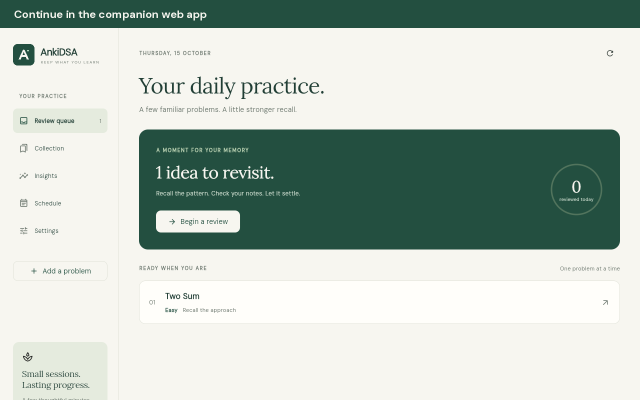
#> input picture store/chrome/assets/screenshot-2-queue-1280x800.png, 1280 x 800 px, given in place of ankidsa-icon.png, which was not available (shown at 1/2 size)
$ python prepare-chrome-store.py
#> lines starting #> are read from the running program, lines starting #| are printed output that depends on the picture; pictures that were not available may be replaced by others from this repository, and a replacement may not be noted
"""Prepare Chrome Web Store artwork and an upload ZIP from the verified release.

Requires Pillow and the screenshots produced by tests/extension.spec.cjs.
This does not submit to Google or modify the unpacked beta extension.
"""
import argparse
import hashlib
import json
from pathlib import Path
import shutil
import zipfile
from PIL import Image, ImageDraw, ImageFont

ROOT = Path(__file__).resolve().parents[1]
GREEN, PAPER, MINT, MUTED = '#234F40', '#F7F6F0', '#B8DCBD', '#DCE7D8'
parser = argparse.ArgumentParser()
parser.add_argument('--screenshots-dir', type=Path, default=ROOT / '.work')
args = parser.parse_args()
assets = ROOT / 'store/chrome/assets'
assets.mkdir(parents=True, exist_ok=True)
release = ROOT / 'build/chrome-web-store'
release.mkdir(parents=True, exist_ok=True)

def font(size, bold=False):
    result = ImageFont.truetype(str(ROOT / 'assets/fonts/DMSans.ttf'), size)
    if bold:
        result.set_variation_by_axes([14, 650])
    return result

def text(canvas, xy, value, size, color=PAPER, bold=False, spacing=10):
    ImageDraw.Draw(canvas).multiline_text(xy, value, font=font(size, bold), fill=color, spacing=spacing)

icon = Image.open(ROOT / 'branding/ankidsa-icon.png').convert('RGBA')
store_icon = Image.new('RGBA', (128, 128), (0, 0, 0, 0))
#> store_icon: PIL image 128x128 RGBA; every value is 0
store_icon.alpha_composite(icon.resize((96, 96), Image.Resampling.LANCZOS), (16, 16))
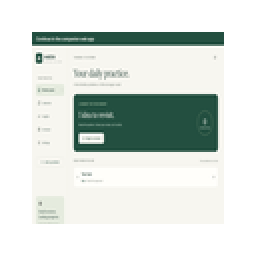
#> store_icon: PIL image 128x128 RGBA (shown 2 times larger); mean R, G, B, A 104.1, 111, 106.1, 143.4; transparent parts drawn white
store_icon.save(assets / 'icon-128.png')

promo = Image.new('RGB', (440, 280), GREEN)
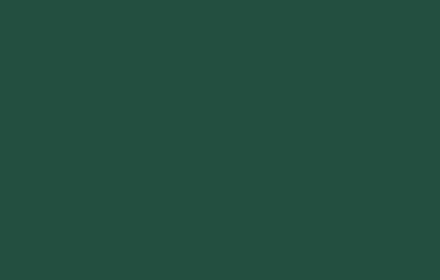
#> promo: PIL image 440x280 RGB; mean R, G, B 35, 79, 64
inverse = Image.open(ROOT / 'branding/ankidsa-icon-inverse.png').convert('RGBA')
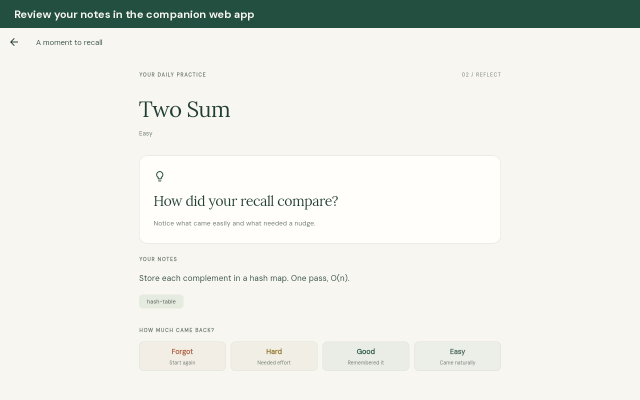
#> input picture store/chrome/assets/screenshot-3-review-1280x800.png, 1280 x 800 px, given in place of ankidsa-icon-inverse.png, which was not available (shown at 1/2 size)
promo.paste(inverse.resize((112, 112), Image.Resampling.LANCZOS), (164, 36), inverse.resize((112, 112), Image.Resampling.LANCZOS))
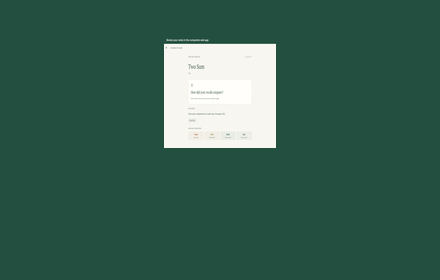
#> promo: PIL image 440x280 RGB; mean R, G, B 55, 94.8, 80.7
draw = ImageDraw.Draw(promo)
draw.text((220, 171), 'AnkiDSA', font=font(38, True), fill=PAPER, anchor='mt')
#> (the run stopped early here; a loop or call above may not have finished)
